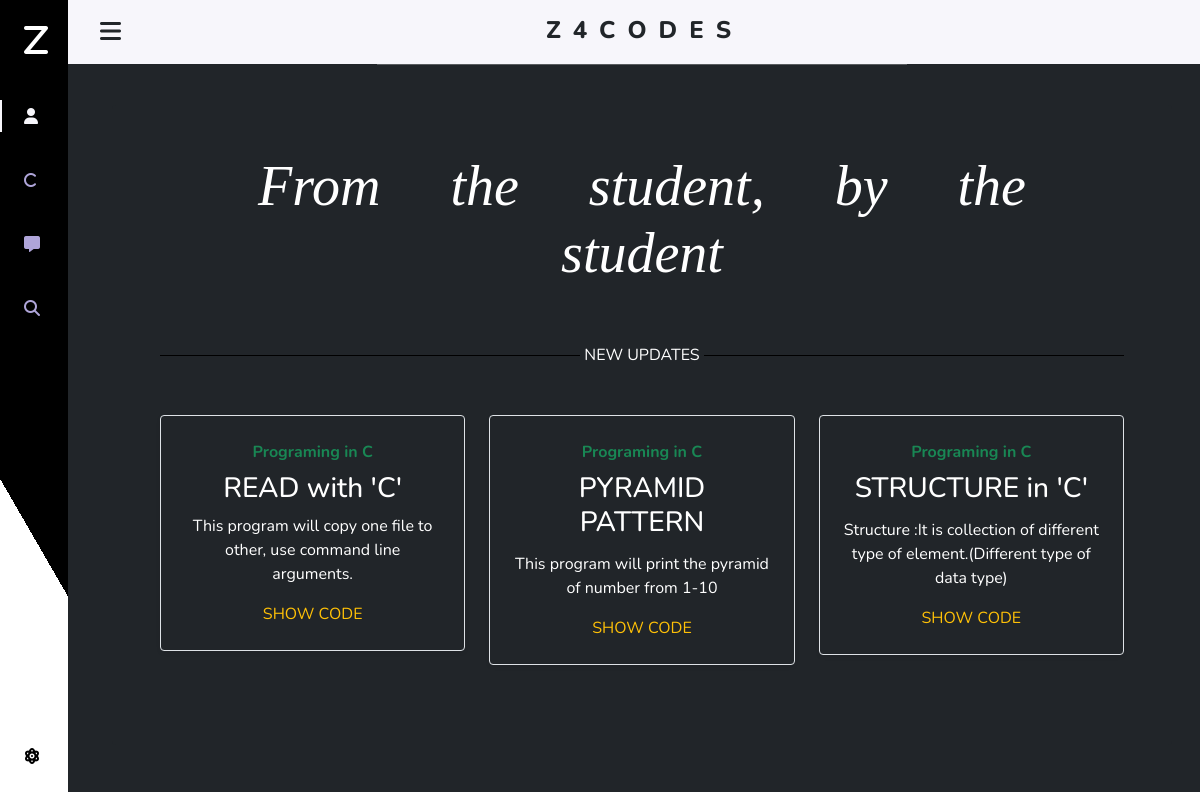
Before: / with the older database file.
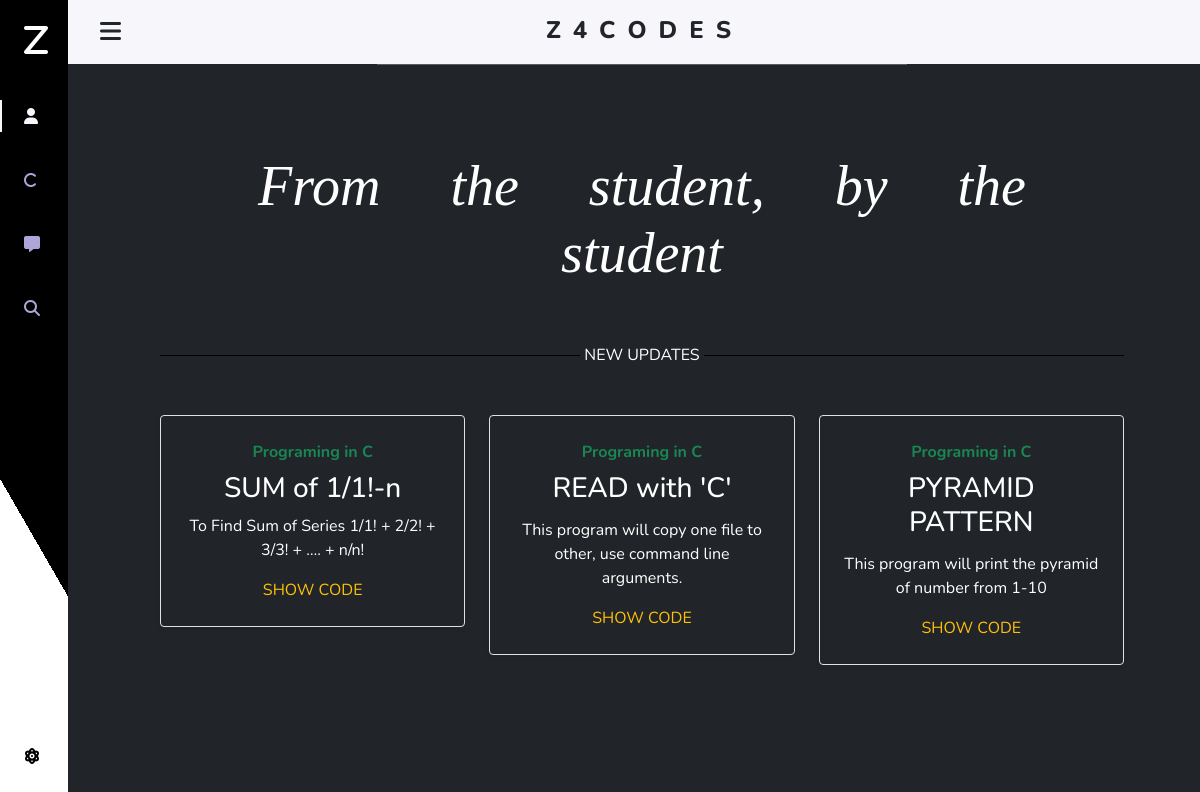
After: the same page with the newer database file.
### codes/models.py (models this page shows)
class newcodes(models.Model):
    user_id = models.AutoField
    fullname = models.CharField(max_length=200)
    codefile = models.FileField(upload_to ='programs/')
    description = models.CharField(max_length=2000,default='')
    codeurl = models.URLField(max_length=2000,default='')
    def __str__(self) -> str:
        return self.fullname

### codes/views.py (the view)
# urls.py: path('', views.Home),
def Home(request):
    programs=newcodes.objects.all();
    print(programs[len(programs)-2])
    param={'programs':programs,'range':range(0,len(programs),-1),'first':programs[len(programs)-1],'second':programs[len(programs)-2],'third':programs[len(programs)-3]}
    return render(request,"trial.html",param)

### templates/trial.html (shortened to what this page needs)
<!doctype html>
<html lang="en">
  <head>
    {% load static %}
    <link href="https://cdn.jsdelivr.net/npm/bootstrap@5.1.3/dist/css/bootstrap.min.css" rel="stylesheet">
    <link rel="stylesheet" href="https://cdnjs.cloudflare.com/ajax/libs/font-awesome/6.1.1/css/all.min.css" />
  </head>
  <body id="body-pd" class="bg-dark">
    <div id="app">
        <header class="header" id="header">
            <div class="header_toggle"> <i class='fas fa-bars' id="header-toggle"></i> </div>
            <div class="container text-center">
                <h2 class="ml13 mt-1"> <a href="/" class="active text-black">Z4CODES</a></h2>
            </div>
        </header>
        <div class="l-navbar" id="nav-bar">
            <nav class="nav" >
                <div>
                    <a href="#" class="nav_logo">
                    <i class=" fas fa-2x fa-z fa-z text-white"></i>
                    </a>
                    <div class="nav_list">
                        <a href="" class="nav_link active"  >
                        <i class='fas fa-user'></i>
                        </a>
                        <a href="/codes" class="nav_link">
                        <i class='fas fa-c'></i>
                        </a>
                        <a href="#" class="nav_link">
                        <i class='fas fa-message'></i>
                        </a>
                        <a href="/srpage" class="nav_link">
                        <i class='fas fa-search'></i>
                        </a>
                    </div>
                </div>
                <a href="#" @click.prevent="stopProcess" class="nav_link" @click="showabout()">
                    <i class='fas fa-atom text-black'></i>
                </a>
            </nav>
        </div>
        <div class="height-100">
            <div class="container text-center text-white">
                <div class="skills">
                    <hr class="hr-text" data-content="Technologies">
                </div>
                <div v-if="maincontent">
                        <div class="pl-5 p-4 p-md-5 mb-4 text-white rounded bg-dark text-center">
                            <div class="row text-center">
                                <div class="col-12 col-md-12 px-0">
                                    <h1 class="display-4 fst-italic" style="font-family:emoji;">From the student, by the student</h1>
                                </div>
                            </div>
                            <div class="separator mt-5">NEW UPDATES</div>
                            <div class="row mt-5 mb-2">
                                <div class="col-md-4">
                                  <div class="row g-0 border rounded overflow-hidden flex-md-row mb-4 shadow-sm h-md-250 position-relative">
                                    <div class="col p-4 d-flex flex-column position-static">
                                      <strong class="d-inline-block mb-2 text-success">Programing in C</strong>
                                      <h3 class="">{{first.fullname}}</h3>
                                      <p class="mt-1card-text mb-auto">{{first.description}}</p>
                                      <a href="/showcode/{{first.id}}" class="stretched-link text-warning mt-3">SHOW CODE</a>
                                    </div>
                                  </div>
                                </div>
                                <div class="col-md-4">
                                  <div class="row g-0 border rounded overflow-hidden flex-md-row mb-4 shadow-sm h-md-250 position-relative">
                                    <div class="col p-4 d-flex flex-column position-static">
                                      <strong class="d-inline-block mb-2 text-success">Programing in C</strong>
                                      <h3 class="">{{second.fullname}}</h3>
                                      <p class="mt-1 mb-auto">{{second.description}}</p>
                                      <a href="/showcode/{{second.id}}" class="stretched-link text-warning mt-3">SHOW CODE</a>
                                    </div>
                                  </div>
                                </div>
                                <div class="col-md-4">
                                    <div class="row g-0 border rounded overflow-hidden flex-md-row mb-4 shadow-sm h-md-250 position-relative">
                                      <div class="col p-4 d-flex flex-column position-static">
                                        <strong class="d-inline-block mb-2 text-success">Programing in C</strong>
                                        <h3 class="">{{third.fullname}}</h3>
                                        <p class=" mt-1 mb-auto">{{third.description}}</p>
                                        <a  href="/showcode/{{third.id}}" class="stretched-link text-warning mt-3">SHOW CODE</a>
                                      </div>
                                    </div>
                                  </div>
                              </div>
                        </div>
                    </div>
                </div>
            </div>
        </div>
  </body>
</html>

### templates/trial.html (style rules this page uses)
.skills { max-width: 50%; margin: 40px auto; text-align: center; }
:root { --header-height: 3rem; --nav-width: 68px; --first-color-light: #AFA5D9; --white-color: #F7F6FB; --body-font: 'Nunito', sans-serif; --normal-font-size: 1rem; --z-fixed: 1; }
body { position: relative; margin: var(--header-height) 0 0 0; padding: 0 1rem; font-family: var(--body-font); font-size: var(--normal-font-size); transition: .5s }
a { text-decoration: none }
.header { width: 100%; height: var(--header-height); position: fixed; top: 0; left: 0; display: flex; align-items: center; justify-content: space-between; padding: 0 1rem; background-color: var(--white-color); z-index: var(--z-fixed); transition: .5s }
.header_toggle { color: var(--first-color); font-size: 1.5rem; cursor: pointer }
.l-navbar { position: fixed; top: 0; left: -30%; width: var(--nav-width); height: 100vh; background-image: -webkit-linear-gradient(30deg, white 35%, black 35%); min-height: 400px; padding: .5rem 1rem 0 0; transition: .5s; z-index: var(--z-fixed) }
.nav { height: 100%; flex-direction: column; justify-content: space-between; overflow: hidden }
.nav_logo, .nav_link { display: grid; grid-template-columns: max-content max-content; align-items: center; column-gap: 1rem; padding: .5rem 0 .5rem 1.5rem }
.nav_logo { margin-bottom: 2rem }
.nav_link { position: relative; color: var(--first-color-light); margin-bottom: 1.5rem; transition: .3s }
.active { color: var(--white-color) }
.active::before { content: ''; position: absolute; left: 0; width: 2px; height: 32px; background-color: var(--white-color) }
.height-100 { height: 100vh }
@media screen and (min-width: 768px) { body { margin: calc(var(--header-height) + 1rem) 0 0 0; padding-left: calc(var(--nav-width) + 2rem) } }
@media screen and (min-width: 768px) { .header { height: calc(var(--header-height) + 1rem); padding: 0 2rem 0 calc(var(--nav-width) + 2rem) } }
@media screen and (min-width: 768px) { .l-navbar { left: 0; padding: 1rem 1rem 0 0 } }
.ml13 { font-size: 1.5em; text-transform: uppercase; letter-spacing: 0.5em; font-weight: 800; }
.separator { display: flex; align-items: center; text-align: center; }
.separator::before, .separator::after { content: ''; flex: 1; border-bottom: 1px solid #000; }
.separator:not(:empty)::before { margin-right: .25em; }
.separator:not(:empty)::after { margin-left: .25em; }

Changed rows visible on the page:
no longer on this page (row unchanged): newcodes: fullname "STRUCTURE in 'C'", description "Structure :It is collection of different type of element.(Different type of data type)"
added newcodes: fullname "SUM of 1/1!-n", description "To Find Sum of Series 1/1! + 2/2! + 3/3! + …. + n/n!"
Other visible differences:
{{ second.fullname }}: "PYRAMID PATTERN" → "READ with 'C'"
{{ second.description }}: "This program will print the pyramid of number from 1-10" → "This program will copy one file to other, use command line arguments."
{{ third.fullname }}: "STRUCTURE in 'C'" → "PYRAMID PATTERN"
{{ third.description }}: "Structure :It is collection of different type of element.(Different type of data type)" → "This program will print the pyramid of number from 1-10"
{{ first.fullname }}: "READ with 'C'" → "SUM of 1/1!-n"
{{ first.description }}: "This program will copy one file to other, use command line arguments." → "To Find Sum of Series 1/1! + 2/2! + 3/3! + …. + n/n!"
